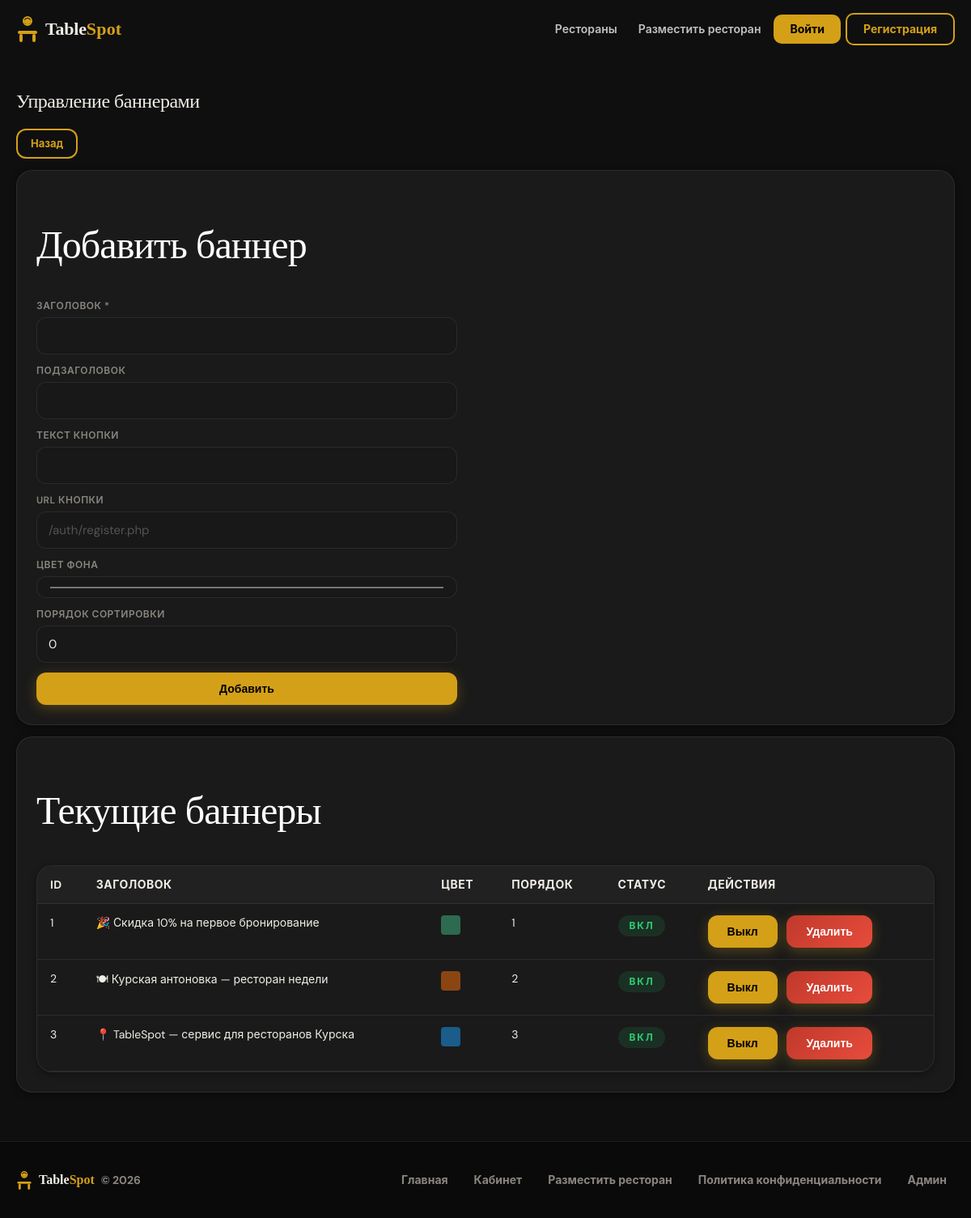
The page /admin/banners.php (signed in) on the database its author committed.
### tables this page shows
CREATE TABLE IF NOT EXISTS banners (
  id INT AUTO_INCREMENT PRIMARY KEY,
  title VARCHAR(200) NOT NULL,
  subtitle VARCHAR(300) DEFAULT NULL,
  button_text VARCHAR(100) DEFAULT NULL,
  button_url VARCHAR(500) DEFAULT NULL,
  bg_color VARCHAR(20) DEFAULT '#2D6A4F',
  is_active TINYINT(1) DEFAULT 1,
  sort_order INT DEFAULT 0,
  created_at TIMESTAMP DEFAULT CURRENT_TIMESTAMP
);

### includes/auth.php (called while the page is built, shortened)
<?php
function e(string $value): string
{
    return htmlspecialchars($value, ENT_QUOTES | ENT_SUBSTITUTE, 'UTF-8');
}

### admin/banners.php (the view, shortened to what this page needs)
<?php
require_once __DIR__ . '/../includes/auth.php';
require_once __DIR__ . '/../includes/db.php';
$banners = $pdo->query("SELECT * FROM banners ORDER BY sort_order ASC, id DESC")->fetchAll();
require_once __DIR__ . '/../includes/header.php';
?>
<section class="admin-tables">
    <h1>Управление баннерами</h1>
    <div class="admin-links">
        <a class="btn secondary" href="<?= $appBaseUrl ?>/admin/index.php">Назад</a>
    </div>
    <div class="admin-card">
        <h2>Добавить баннер</h2>
        <form method="post" class="add-table-form">
            <div class="form-row">
                <label for="title">Заголовок *</label>
                <input type="text" id="title" name="title" required maxlength="200">
            </div>
            <div class="form-row">
                <label for="subtitle">Подзаголовок</label>
                <input type="text" id="subtitle" name="subtitle" maxlength="300">
            </div>
            <div class="form-row">
                <label for="button_text">Текст кнопки</label>
                <input type="text" id="button_text" name="button_text" maxlength="100">
            </div>
            <div class="form-row">
                <label for="button_url">URL кнопки</label>
                <input type="text" id="button_url" name="button_url" maxlength="500" placeholder="/auth/register.php">
            </div>
            <div class="form-row">
                <label for="bg_color">Цвет фона</label>
                <input type="color" id="bg_color" name="bg_color" value="#2D6A4F">
            </div>
            <div class="form-row">
                <label for="sort_order">Порядок сортировки</label>
                <input type="number" id="sort_order" name="sort_order" value="0" min="0">
            </div>
            <button class="btn" type="submit">Добавить</button>
        </form>
    </div>
    <div class="admin-card">
        <h2>Текущие баннеры</h2>
        <?php if (count($banners) === 0): ?>
            <div class="empty">Баннеров пока нет.</div>
        <?php else: ?>
            <div class="admin-table-wrap">
                <table class="admin-table">
                    <thead>
                        <tr>
                            <th>ID</th>
                            <th>Заголовок</th>
                            <th>Цвет</th>
                            <th>Порядок</th>
                            <th>Статус</th>
                            <th>Действия</th>
                        </tr>
                    </thead>
                    <tbody>
                    <?php foreach ($banners as $b): ?>
                        <tr>
                            <td><?= (int)$b['id'] ?></td>
                            <td><?= e((string)$b['title']) ?></td>
                            <td><span style="display:inline-block;width:24px;height:24px;border-radius:4px;background:<?= e((string)$b['bg_color']) ?>;vertical-align:middle;"></span></td>
                            <td><?= (int)$b['sort_order'] ?></td>
                            <td><?= (int)$b['is_active'] ? '<span class="badge confirmed">Вкл</span>' : '<span class="badge cancelled">Выкл</span>' ?></td>
                            <td>
                                <form method="post" class="inline-form">
                                    <button class="btn" type="submit"><?= (int)$b['is_active'] ? 'Выкл' : 'Вкл' ?></button>
                                </form>
                                <form method="post" class="inline-form">
                                    <button class="btn danger" type="submit" onclick="return confirm('Удалить баннер?');">Удалить</button>
                                </form>
                            </td>
                        </tr>
                    <?php endforeach; ?>
                    </tbody>
                </table>
            </div>
        <?php endif; ?>
    </div>
</section>
<?php require_once __DIR__ . '/../includes/footer.php'; ?>

### assets/css/style.css (style rules this page uses)
:root { --brand:#2D6A4F; --accent:#40916C; --brand-hover:#1B4332; --bg:#FEFAE0; --card:#FFFFFF; --text:#1B1B1B; --muted:#6B7280; --border:#E5E7EB; --danger:#d64545; --success:#2e9d5a; --header-h:72px; --shadow-sm: 0 1px 3px rgba(0,0,0,0.08); --shadow-md: 0 2px 12px rgba(0,0,0,0.08); }
* { box-sizing:border-box; }
body { margin:0; font-family: 'Inter', -apple-system, BlinkMacSystemFont, sans-serif; background:var(--bg); color:var(--text); padding-top: calc(var(--header-h) + 16px); }
.form-row { display:flex; flex-direction: column; gap: 6px; }
.form-row label { font-size: 14px; color: var(--muted); }
.form-row input, .form-row select { padding: 11px 14px; border: 1.5px solid var(--border); border-radius: 12px; background-color: #fff; font-size: 14px; font-family: inherit; color: var(--text); outline: none; width:100%; transition: border-color 0.25s ease, box-shadow 0.25s ease; }
.btn { appearance:none; border:none; background: linear-gradient(135deg, #2D6A4F 0%, #40916C 100%); color: #fff; padding: 11px 20px; border-radius: 12px; cursor:pointer; font-weight: 700; text-decoration:none; display:inline-block; text-align:center; box-shadow: 0 4px 14px rgba(45,106,79,0.25); transition: transform .2s ease, box-shadow .2s ease, filter .2s ease; }
.btn.secondary { background:#fff; border:1.5px solid var(--border); color: var(--text); box-shadow: none; }
.btn.danger { background: linear-gradient(135deg, #ff5a5a 0%, var(--danger) 70%, #b12f2f 100%); }
.badge { display:inline-block; padding: 4px 10px; border-radius: 999px; font-size: 12px; font-weight: 700; background: #eee; }
.badge.confirmed { background: rgba(46,157,90,0.12); color: #1f6f3a; }
.admin-links { display:flex; flex-wrap: wrap; gap: 10px; margin: 14px 0; }
.admin-table-wrap { overflow:auto; background:#fff; border:1px solid var(--border); border-radius:14px; }
.admin-table { width:100%; border-collapse: collapse; min-width: 860px; }
.admin-table th, .admin-table td { padding: 12px; border-bottom:1px solid var(--border); text-align:left; vertical-align: top; font-size: 14px; }
.admin-table thead th { background: #fafafa; }
.inline-form { display:inline-block; margin-right: 8px; }
.admin-card { background:#fff; border:1px solid var(--border); border-radius: 16px; padding: 14px; margin-top: 14px; }
.add-table-form { display:grid; grid-template-columns: 1fr; gap: 12px; max-width: 520px; }
.btn { appearance:none; border:none; cursor:pointer; display:inline-flex; align-items:center; justify-content:center; text-decoration:none; font-weight: 800; padding: 12px 24px; border-radius: 12px; transition: all 0.3s cubic-bezier(0.4, 0, 0.2, 1); background: linear-gradient(135deg, #2D6A4F 0%, #40916C 100%); color: #fff; box-shadow: 0 4px 14px rgba(45,106,79,0.25); }
.btn.secondary { border: 2px solid var(--brand); color: var(--brand); background: transparent; box-shadow: none; }
.btn.danger { background: #B91C1C; color: #fff; }
.form-row input, .form-row select { border-radius: 12px; border: 1.5px solid var(--border); padding: 12px 14px; background-color: #fff; outline: none; font-size: 15px; font-family: inherit; color: var(--text); transition: box-shadow 0.25s ease, border-color 0.25s ease; width: 100%; }
.form-row input::placeholder { color: #9CA3AF; }
.badge { border-radius: 999px; padding: 6px 10px; font-weight: 900; font-size: 12px; }
.badge.confirmed { background: rgba(64,145,108,0.12); color: #1B4332; }
.admin-dashboard, .admin-bookings, .admin-tables { margin-top: 18px; }
.admin-card, .admin-table-wrap { border-radius: 20px; }
.admin-table-wrap { background:#fff; border:1px solid rgba(0,0,0,0.03); box-shadow: 0 2px 12px rgba(0,0,0,0.05); }
.admin-table { border-collapse: collapse; }
.admin-table th { background: rgba(0,0,0,0.02); font-weight: 800; }
html, body { height: 100%; }
body { display: flex; flex-direction: column; }

### rows shown on the page
banners: id "1", title "🎉 Скидка 10% на первое бронирование", sort_order "1", is_active "ВКЛ"
banners: id "2", title "🍽 Курская антоновка — ресторан недели", sort_order "2", is_active "ВКЛ"
banners: id "3", title "📍 TableSpot — сервис для ресторанов Курска", sort_order "3", is_active "ВКЛ"
